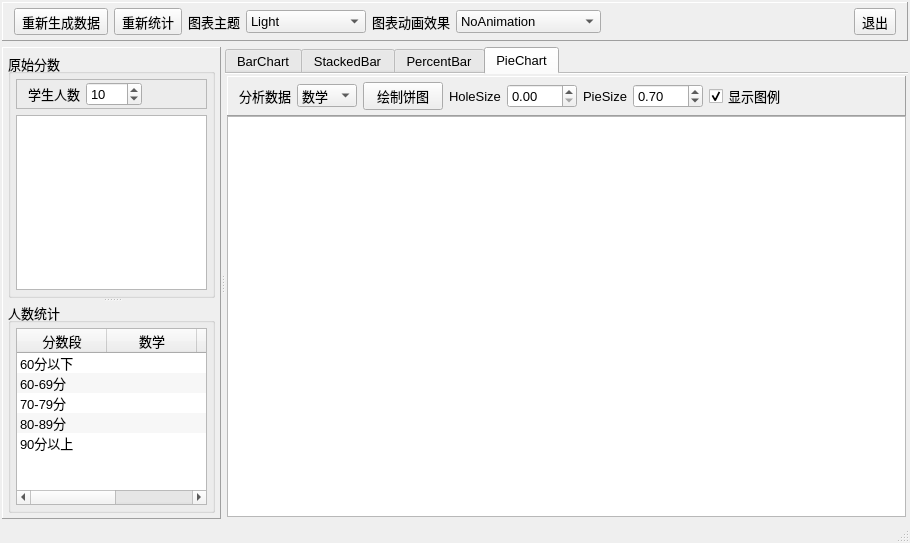
<?xml version="1.0" encoding="UTF-8"?>
<ui version="4.0">
 <class>MainWindow</class>
 <widget class="QMainWindow" name="MainWindow">
  <property name="geometry">
   <rect>
    <x>0</x>
    <y>0</y>
    <width>910</width>
    <height>543</height>
   </rect>
  </property>
  <property name="font">
   <font>
    <pointsize>10</pointsize>
   </font>
  </property>
  <property name="windowTitle">
   <string>饼图和柱状图</string>
  </property>
  <widget class="QWidget" name="centralWidget">
   <layout class="QVBoxLayout" name="verticalLayout_13">
    <property name="leftMargin">
     <number>2</number>
    </property>
    <property name="topMargin">
     <number>2</number>
    </property>
    <property name="rightMargin">
     <number>2</number>
    </property>
    <property name="bottomMargin">
     <number>2</number>
    </property>
    <item>
     <widget class="QFrame" name="frame_6">
      <property name="maximumSize">
       <size>
        <width>16777215</width>
        <height>40</height>
       </size>
      </property>
      <property name="frameShape">
       <enum>QFrame::Panel</enum>
      </property>
      <property name="frameShadow">
       <enum>QFrame::Raised</enum>
      </property>
      <layout class="QHBoxLayout" name="horizontalLayout_7">
       <property name="topMargin">
        <number>5</number>
       </property>
       <property name="bottomMargin">
        <number>5</number>
       </property>
       <item>
        <widget class="QToolButton" name="toolBtn_GenData">
         <property name="toolTip">
          <string>重新生成数据并统计</string>
         </property>
         <property name="text">
          <string>重新生成数据</string>
         </property>
         <property name="icon">
          <iconset>
           <normaloff>:/icons/images/828.bmp</normaloff>:/icons/images/828.bmp</iconset>
         </property>
         <property name="toolButtonStyle">
          <enum>Qt::ToolButtonTextBesideIcon</enum>
         </property>
        </widget>
       </item>
       <item>
        <widget class="QToolButton" name="toolBtn_Counting">
         <property name="toolTip">
          <string>重新统计</string>
         </property>
         <property name="text">
          <string>重新统计</string>
         </property>
         <property name="icon">
          <iconset>
           <normaloff>:/icons/images/216.GIF</normaloff>:/icons/images/216.GIF</iconset>
         </property>
         <property name="toolButtonStyle">
          <enum>Qt::ToolButtonTextBesideIcon</enum>
         </property>
        </widget>
       </item>
       <item>
        <widget class="QLabel" name="label_7">
         <property name="text">
          <string>图表主题</string>
         </property>
        </widget>
       </item>
       <item>
        <widget class="QComboBox" name="comboTheme">
         <property name="minimumSize">
          <size>
           <width>120</width>
           <height>0</height>
          </size>
         </property>
         <item>
          <property name="text">
           <string>Light</string>
          </property>
         </item>
         <item>
          <property name="text">
           <string>BlueCerulean</string>
          </property>
         </item>
         <item>
          <property name="text">
           <string>Dark</string>
          </property>
         </item>
         <item>
          <property name="text">
           <string>BrownSand</string>
          </property>
         </item>
         <item>
          <property name="text">
           <string>BlueNcs</string>
          </property>
         </item>
         <item>
          <property name="text">
           <string>HighContrast</string>
          </property>
         </item>
         <item>
          <property name="text">
           <string>BlueIcy</string>
          </property>
         </item>
         <item>
          <property name="text">
           <string>Qt</string>
          </property>
         </item>
        </widget>
       </item>
       <item>
        <widget class="QLabel" name="label_8">
         <property name="text">
          <string>图表动画效果</string>
         </property>
        </widget>
       </item>
       <item>
        <widget class="QComboBox" name="comboAnimation">
         <item>
          <property name="text">
           <string>NoAnimation</string>
          </property>
         </item>
         <item>
          <property name="text">
           <string>GridAxisAnimations</string>
          </property>
         </item>
         <item>
          <property name="text">
           <string>SeriesAnimations</string>
          </property>
         </item>
         <item>
          <property name="text">
           <string>AllAnimations</string>
          </property>
         </item>
        </widget>
       </item>
       <item>
        <spacer name="horizontalSpacer_7">
         <property name="orientation">
          <enum>Qt::Horizontal</enum>
         </property>
         <property name="sizeHint" stdset="0">
          <size>
           <width>40</width>
           <height>20</height>
          </size>
         </property>
        </spacer>
       </item>
       <item>
        <widget class="QToolButton" name="toolBtn_Quit">
         <property name="text">
          <string>退出</string>
         </property>
         <property name="icon">
          <iconset>
           <normaloff>:/icons/images/132.bmp</normaloff>:/icons/images/132.bmp</iconset>
         </property>
         <property name="toolButtonStyle">
          <enum>Qt::ToolButtonTextBesideIcon</enum>
         </property>
        </widget>
       </item>
      </layout>
     </widget>
    </item>
    <item>
     <widget class="QSplitter" name="splitter_2">
      <property name="orientation">
       <enum>Qt::Horizontal</enum>
      </property>
      <widget class="QFrame" name="frameData">
       <property name="frameShape">
        <enum>QFrame::Panel</enum>
       </property>
       <property name="frameShadow">
        <enum>QFrame::Raised</enum>
       </property>
       <layout class="QVBoxLayout" name="verticalLayout_3">
        <property name="leftMargin">
         <number>5</number>
        </property>
        <property name="topMargin">
         <number>5</number>
        </property>
        <property name="rightMargin">
         <number>5</number>
        </property>
        <property name="bottomMargin">
         <number>5</number>
        </property>
        <item>
         <widget class="QSplitter" name="splitter">
          <property name="orientation">
           <enum>Qt::Vertical</enum>
          </property>
          <widget class="QGroupBox" name="groupBox">
           <property name="title">
            <string>原始分数</string>
           </property>
           <layout class="QVBoxLayout" name="verticalLayout">
            <property name="leftMargin">
             <number>5</number>
            </property>
            <property name="topMargin">
             <number>5</number>
            </property>
            <property name="rightMargin">
             <number>5</number>
            </property>
            <property name="bottomMargin">
             <number>5</number>
            </property>
            <item>
             <widget class="QFrame" name="frame_2">
              <property name="frameShape">
               <enum>QFrame::StyledPanel</enum>
              </property>
              <property name="frameShadow">
               <enum>QFrame::Raised</enum>
              </property>
              <layout class="QHBoxLayout" name="horizontalLayout_6">
               <property name="topMargin">
                <number>2</number>
               </property>
               <property name="bottomMargin">
                <number>2</number>
               </property>
               <item>
                <widget class="QLabel" name="label_5">
                 <property name="text">
                  <string>学生人数</string>
                 </property>
                 <property name="alignment">
                  <set>Qt::AlignRight|Qt::AlignTrailing|Qt::AlignVCenter</set>
                 </property>
                </widget>
               </item>
               <item>
                <widget class="QSpinBox" name="spinCount">
                 <property name="minimum">
                  <number>2</number>
                 </property>
                 <property name="maximum">
                  <number>5000</number>
                 </property>
                 <property name="value">
                  <number>10</number>
                 </property>
                </widget>
               </item>
               <item>
                <spacer name="horizontalSpacer_6">
                 <property name="orientation">
                  <enum>Qt::Horizontal</enum>
                 </property>
                 <property name="sizeHint" stdset="0">
                  <size>
                   <width>40</width>
                   <height>20</height>
                  </size>
                 </property>
                </spacer>
               </item>
              </layout>
             </widget>
            </item>
            <item>
             <widget class="QTableView" name="tableView">
              <property name="alternatingRowColors">
               <bool>true</bool>
              </property>
              <attribute name="horizontalHeaderDefaultSectionSize">
               <number>80</number>
              </attribute>
              <attribute name="verticalHeaderDefaultSectionSize">
               <number>31</number>
              </attribute>
             </widget>
            </item>
           </layout>
          </widget>
          <widget class="QGroupBox" name="groupBox_7">
           <property name="title">
            <string>人数统计</string>
           </property>
           <layout class="QVBoxLayout" name="verticalLayout_2">
            <property name="leftMargin">
             <number>5</number>
            </property>
            <property name="topMargin">
             <number>5</number>
            </property>
            <property name="rightMargin">
             <number>5</number>
            </property>
            <property name="bottomMargin">
             <number>5</number>
            </property>
            <item>
             <widget class="QTreeWidget" name="treeWidget">
              <property name="maximumSize">
               <size>
                <width>16777215</width>
                <height>300</height>
               </size>
              </property>
              <property name="editTriggers">
               <set>QAbstractItemView::NoEditTriggers</set>
              </property>
              <property name="alternatingRowColors">
               <bool>true</bool>
              </property>
              <property name="indentation">
               <number>0</number>
              </property>
              <attribute name="headerDefaultSectionSize">
               <number>90</number>
              </attribute>
              <column>
               <property name="text">
                <string>分数段</string>
               </property>
               <property name="textAlignment">
                <set>AlignCenter</set>
               </property>
              </column>
              <column>
               <property name="text">
                <string>数学</string>
               </property>
               <property name="textAlignment">
                <set>AlignCenter</set>
               </property>
              </column>
              <column>
               <property name="text">
                <string>语文</string>
               </property>
               <property name="textAlignment">
                <set>AlignCenter</set>
               </property>
              </column>
              <column>
               <property name="text">
                <string>英语</string>
               </property>
               <property name="textAlignment">
                <set>AlignCenter</set>
               </property>
              </column>
              <item>
               <property name="text">
                <string>60分以下</string>
               </property>
               <property name="textAlignment">
                <set>AlignCenter</set>
               </property>
               <property name="text">
                <string/>
               </property>
               <property name="textAlignment">
                <set>AlignCenter</set>
               </property>
               <property name="text">
                <string/>
               </property>
              </item>
              <item>
               <property name="text">
                <string>60-69分</string>
               </property>
               <property name="textAlignment">
                <set>AlignCenter</set>
               </property>
               <property name="text">
                <string/>
               </property>
               <property name="textAlignment">
                <set>AlignCenter</set>
               </property>
               <property name="text">
                <string/>
               </property>
              </item>
              <item>
               <property name="text">
                <string>70-79分</string>
               </property>
               <property name="textAlignment">
                <set>AlignCenter</set>
               </property>
               <property name="text">
                <string/>
               </property>
               <property name="text">
                <string/>
               </property>
              </item>
              <item>
               <property name="text">
                <string>80-89分</string>
               </property>
               <property name="textAlignment">
                <set>AlignCenter</set>
               </property>
               <property name="text">
                <string/>
               </property>
               <property name="textAlignment">
                <set>AlignCenter</set>
               </property>
               <property name="text">
                <string/>
               </property>
              </item>
              <item>
               <property name="text">
                <string>90分以上</string>
               </property>
               <property name="textAlignment">
                <set>AlignCenter</set>
               </property>
               <property name="text">
                <string/>
               </property>
               <property name="text">
                <string/>
               </property>
              </item>
             </widget>
            </item>
           </layout>
          </widget>
         </widget>
        </item>
       </layout>
      </widget>
      <widget class="QTabWidget" name="tabWidget">
       <property name="tabPosition">
        <enum>QTabWidget::North</enum>
       </property>
       <property name="tabShape">
        <enum>QTabWidget::Rounded</enum>
       </property>
       <property name="currentIndex">
        <number>3</number>
       </property>
       <property name="documentMode">
        <bool>true</bool>
       </property>
       <widget class="QWidget" name="tab">
        <attribute name="icon">
         <iconset>
          <normaloff>:/icons/images/3.ico</normaloff>:/icons/images/3.ico</iconset>
        </attribute>
        <attribute name="title">
         <string>BarChart</string>
        </attribute>
        <layout class="QVBoxLayout" name="verticalLayout_9">
         <property name="leftMargin">
          <number>2</number>
         </property>
         <property name="topMargin">
          <number>2</number>
         </property>
         <property name="rightMargin">
          <number>2</number>
         </property>
         <property name="bottomMargin">
          <number>2</number>
         </property>
         <item>
          <widget class="QWidget" name="widget" native="true">
           <layout class="QVBoxLayout" name="verticalLayout_8">
            <property name="spacing">
             <number>0</number>
            </property>
            <property name="leftMargin">
             <number>0</number>
            </property>
            <property name="topMargin">
             <number>0</number>
            </property>
            <property name="rightMargin">
             <number>0</number>
            </property>
            <property name="bottomMargin">
             <number>0</number>
            </property>
            <item>
             <widget class="QFrame" name="frame">
              <property name="frameShape">
               <enum>QFrame::Panel</enum>
              </property>
              <property name="frameShadow">
               <enum>QFrame::Raised</enum>
              </property>
              <layout class="QHBoxLayout" name="horizontalLayout">
               <property name="spacing">
                <number>12</number>
               </property>
               <property name="topMargin">
                <number>5</number>
               </property>
               <property name="bottomMargin">
                <number>5</number>
               </property>
               <item>
                <widget class="QPushButton" name="btnBuildBarChart">
                 <property name="text">
                  <string>绘制柱状图</string>
                 </property>
                </widget>
               </item>
               <item>
                <widget class="QPushButton" name="btnBuildBarChartH">
                 <property name="text">
                  <string>绘制水平柱状图</string>
                 </property>
                </widget>
               </item>
               <item>
                <spacer name="horizontalSpacer_2">
                 <property name="orientation">
                  <enum>Qt::Horizontal</enum>
                 </property>
                 <property name="sizeHint" stdset="0">
                  <size>
                   <width>662</width>
                   <height>20</height>
                  </size>
                 </property>
                </spacer>
               </item>
              </layout>
             </widget>
            </item>
            <item>
             <widget class="TChartView" name="chartViewBar">
              <property name="renderHints">
               <set>QPainter::Antialiasing|QPainter::TextAntialiasing</set>
              </property>
             </widget>
            </item>
           </layout>
          </widget>
         </item>
        </layout>
       </widget>
       <widget class="QWidget" name="tab_3">
        <attribute name="icon">
         <iconset>
          <normaloff>:/icons/images/281.GIF</normaloff>:/icons/images/281.GIF</iconset>
        </attribute>
        <attribute name="title">
         <string>StackedBar</string>
        </attribute>
        <layout class="QVBoxLayout" name="verticalLayout_10">
         <property name="leftMargin">
          <number>2</number>
         </property>
         <property name="topMargin">
          <number>2</number>
         </property>
         <property name="rightMargin">
          <number>2</number>
         </property>
         <property name="bottomMargin">
          <number>2</number>
         </property>
         <item>
          <widget class="QWidget" name="widget_2" native="true">
           <layout class="QVBoxLayout" name="verticalLayout_5">
            <property name="spacing">
             <number>0</number>
            </property>
            <property name="leftMargin">
             <number>0</number>
            </property>
            <property name="topMargin">
             <number>0</number>
            </property>
            <property name="rightMargin">
             <number>0</number>
            </property>
            <property name="bottomMargin">
             <number>0</number>
            </property>
            <item>
             <widget class="QFrame" name="frame_3">
              <property name="frameShape">
               <enum>QFrame::Panel</enum>
              </property>
              <property name="frameShadow">
               <enum>QFrame::Raised</enum>
              </property>
              <layout class="QHBoxLayout" name="horizontalLayout_3">
               <property name="spacing">
                <number>12</number>
               </property>
               <property name="topMargin">
                <number>5</number>
               </property>
               <property name="bottomMargin">
                <number>5</number>
               </property>
               <item>
                <widget class="QPushButton" name="btnBuildStackedBar">
                 <property name="text">
                  <string>绘制堆叠柱状图</string>
                 </property>
                </widget>
               </item>
               <item>
                <widget class="QPushButton" name="btnBuildStackedBarH">
                 <property name="text">
                  <string>绘制水平堆叠柱状图</string>
                 </property>
                </widget>
               </item>
               <item>
                <spacer name="horizontalSpacer_3">
                 <property name="orientation">
                  <enum>Qt::Horizontal</enum>
                 </property>
                 <property name="sizeHint" stdset="0">
                  <size>
                   <width>536</width>
                   <height>20</height>
                  </size>
                 </property>
                </spacer>
               </item>
              </layout>
             </widget>
            </item>
            <item>
             <widget class="TChartView" name="chartViewStackedBar"/>
            </item>
           </layout>
          </widget>
         </item>
        </layout>
       </widget>
       <widget class="QWidget" name="tab_5">
        <attribute name="icon">
         <iconset>
          <normaloff>:/icons/images/f4.ico</normaloff>:/icons/images/f4.ico</iconset>
        </attribute>
        <attribute name="title">
         <string>PercentBar</string>
        </attribute>
        <layout class="QVBoxLayout" name="verticalLayout_12">
         <property name="leftMargin">
          <number>2</number>
         </property>
         <property name="topMargin">
          <number>2</number>
         </property>
         <property name="rightMargin">
          <number>2</number>
         </property>
         <property name="bottomMargin">
          <number>2</number>
         </property>
         <item>
          <widget class="QWidget" name="widget_4" native="true">
           <layout class="QVBoxLayout" name="verticalLayout_6">
            <property name="spacing">
             <number>0</number>
            </property>
            <property name="leftMargin">
             <number>0</number>
            </property>
            <property name="topMargin">
             <number>0</number>
            </property>
            <property name="rightMargin">
             <number>0</number>
            </property>
            <property name="bottomMargin">
             <number>0</number>
            </property>
            <item>
             <widget class="QFrame" name="frame_5">
              <property name="frameShape">
               <enum>QFrame::Panel</enum>
              </property>
              <property name="frameShadow">
               <enum>QFrame::Raised</enum>
              </property>
              <layout class="QHBoxLayout" name="horizontalLayout_4">
               <property name="spacing">
                <number>12</number>
               </property>
               <property name="topMargin">
                <number>5</number>
               </property>
               <property name="bottomMargin">
                <number>5</number>
               </property>
               <item>
                <widget class="QPushButton" name="btnPercentBar">
                 <property name="text">
                  <string>绘制百分比柱状图</string>
                 </property>
                </widget>
               </item>
               <item>
                <widget class="QPushButton" name="btnPercentBarH">
                 <property name="text">
                  <string>绘制水平百分比柱状图</string>
                 </property>
                </widget>
               </item>
               <item>
                <spacer name="horizontalSpacer_4">
                 <property name="orientation">
                  <enum>Qt::Horizontal</enum>
                 </property>
                 <property name="sizeHint" stdset="0">
                  <size>
                   <width>523</width>
                   <height>20</height>
                  </size>
                 </property>
                </spacer>
               </item>
              </layout>
             </widget>
            </item>
            <item>
             <widget class="TChartView" name="chartViewPercentBar"/>
            </item>
           </layout>
          </widget>
         </item>
        </layout>
       </widget>
       <widget class="QWidget" name="tab_2">
        <attribute name="icon">
         <iconset>
          <normaloff>:/icons/images/43.ico</normaloff>:/icons/images/43.ico</iconset>
        </attribute>
        <attribute name="title">
         <string>PieChart</string>
        </attribute>
        <layout class="QVBoxLayout" name="verticalLayout_11">
         <property name="leftMargin">
          <number>2</number>
         </property>
         <property name="topMargin">
          <number>2</number>
         </property>
         <property name="rightMargin">
          <number>2</number>
         </property>
         <property name="bottomMargin">
          <number>2</number>
         </property>
         <item>
          <widget class="QWidget" name="widget_3" native="true">
           <layout class="QVBoxLayout" name="verticalLayout_4">
            <property name="spacing">
             <number>0</number>
            </property>
            <property name="leftMargin">
             <number>0</number>
            </property>
            <property name="topMargin">
             <number>0</number>
            </property>
            <property name="rightMargin">
             <number>0</number>
            </property>
            <property name="bottomMargin">
             <number>0</number>
            </property>
            <item>
             <widget class="QFrame" name="frame_4">
              <property name="frameShape">
               <enum>QFrame::Panel</enum>
              </property>
              <property name="frameShadow">
               <enum>QFrame::Raised</enum>
              </property>
              <layout class="QHBoxLayout" name="horizontalLayout_2">
               <property name="topMargin">
                <number>5</number>
               </property>
               <property name="bottomMargin">
                <number>5</number>
               </property>
               <item>
                <widget class="QLabel" name="label">
                 <property name="text">
                  <string>分析数据</string>
                 </property>
                 <property name="alignment">
                  <set>Qt::AlignRight|Qt::AlignTrailing|Qt::AlignVCenter</set>
                 </property>
                </widget>
               </item>
               <item>
                <widget class="QComboBox" name="comboCourse">
                 <property name="minimumSize">
                  <size>
                   <width>60</width>
                   <height>0</height>
                  </size>
                 </property>
                 <item>
                  <property name="text">
                   <string>数学</string>
                  </property>
                 </item>
                 <item>
                  <property name="text">
                   <string>语文</string>
                  </property>
                 </item>
                 <item>
                  <property name="text">
                   <string>英语</string>
                  </property>
                 </item>
                </widget>
               </item>
               <item>
                <widget class="QPushButton" name="btnDrawPieChart">
                 <property name="text">
                  <string>绘制饼图</string>
                 </property>
                </widget>
               </item>
               <item>
                <widget class="QLabel" name="label_2">
                 <property name="text">
                  <string>HoleSize</string>
                 </property>
                </widget>
               </item>
               <item>
                <widget class="QDoubleSpinBox" name="spinHoleSize">
                 <property name="minimumSize">
                  <size>
                   <width>70</width>
                   <height>0</height>
                  </size>
                 </property>
                 <property name="decimals">
                  <number>2</number>
                 </property>
                 <property name="maximum">
                  <double>1.000000000000000</double>
                 </property>
                 <property name="singleStep">
                  <double>0.100000000000000</double>
                 </property>
                </widget>
               </item>
               <item>
                <widget class="QLabel" name="label_3">
                 <property name="text">
                  <string>PieSize</string>
                 </property>
                </widget>
               </item>
               <item>
                <widget class="QDoubleSpinBox" name="spinPieSize">
                 <property name="minimumSize">
                  <size>
                   <width>70</width>
                   <height>0</height>
                  </size>
                 </property>
                 <property name="maximum">
                  <double>1.000000000000000</double>
                 </property>
                 <property name="singleStep">
                  <double>0.100000000000000</double>
                 </property>
                 <property name="value">
                  <double>0.700000000000000</double>
                 </property>
                </widget>
               </item>
               <item>
                <widget class="QCheckBox" name="chkBox_PieLegend">
                 <property name="text">
                  <string>显示图例</string>
                 </property>
                 <property name="checked">
                  <bool>true</bool>
                 </property>
                </widget>
               </item>
               <item>
                <spacer name="horizontalSpacer">
                 <property name="orientation">
                  <enum>Qt::Horizontal</enum>
                 </property>
                 <property name="sizeHint" stdset="0">
                  <size>
                   <width>40</width>
                   <height>20</height>
                  </size>
                 </property>
                </spacer>
               </item>
              </layout>
             </widget>
            </item>
            <item>
             <widget class="TChartView" name="chartViewPie"/>
            </item>
           </layout>
          </widget>
         </item>
        </layout>
       </widget>
      </widget>
     </widget>
    </item>
   </layout>
  </widget>
  <widget class="QStatusBar" name="statusBar"/>
 </widget>
 <layoutdefault spacing="6" margin="11"/>
 <customwidgets>
  <customwidget>
   <class>TChartView</class>
   <extends>QGraphicsView</extends>
   <header location="global">tchartview.h</header>
  </customwidget>
 </customwidgets>
 <resources/>
 <connections>
  <connection>
   <sender>toolBtn_Quit</sender>
   <signal>clicked()</signal>
   <receiver>MainWindow</receiver>
   <slot>close()</slot>
   <hints>
    <hint type="sourcelabel">
     <x>984</x>
     <y>21</y>
    </hint>
    <hint type="destinationlabel">
     <x>514</x>
     <y>280</y>
    </hint>
   </hints>
  </connection>
 </connections>
</ui>
